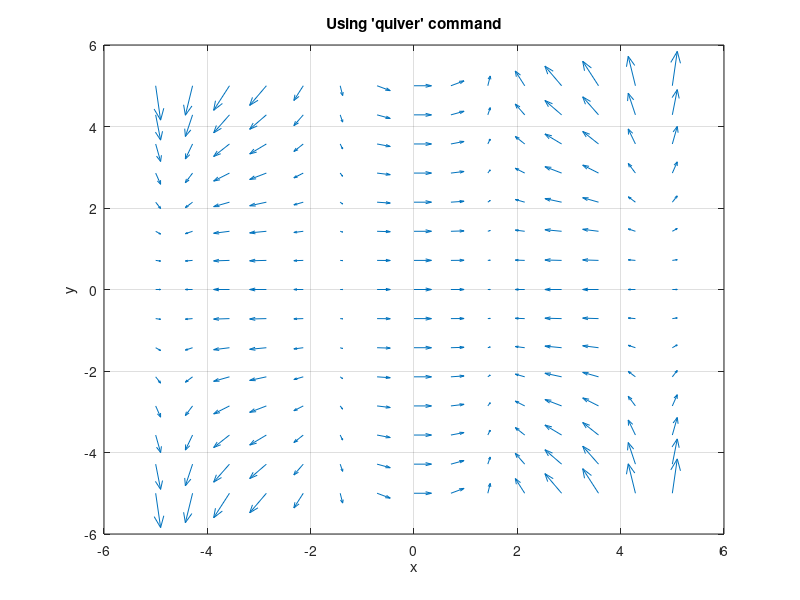

Source code (MATLAB):
%Christopher Lum
%lum@uw.edu
%
%Illustrate how to use quiver

%Version History    
%09/06/13: Created
%10/22/18: Minor update for documentation.

clear
clc
close all

%define the points where we would like to draw the vectors
x = linspace(-5, 5, 15);
y = linspace(-5, 5, 15);

%Meshgrid these coordinates
[X, Y] = meshgrid(x,y);

%Define the function
U = 50*cos(X);
V = X.*Y.^2;

%Plot the vector field using 'quiver'
figure
quiver(X, Y, U, V)
xlabel('x')
ylabel('y')
title('Using ''quiver'' command')
grid on

disp('DONE!')